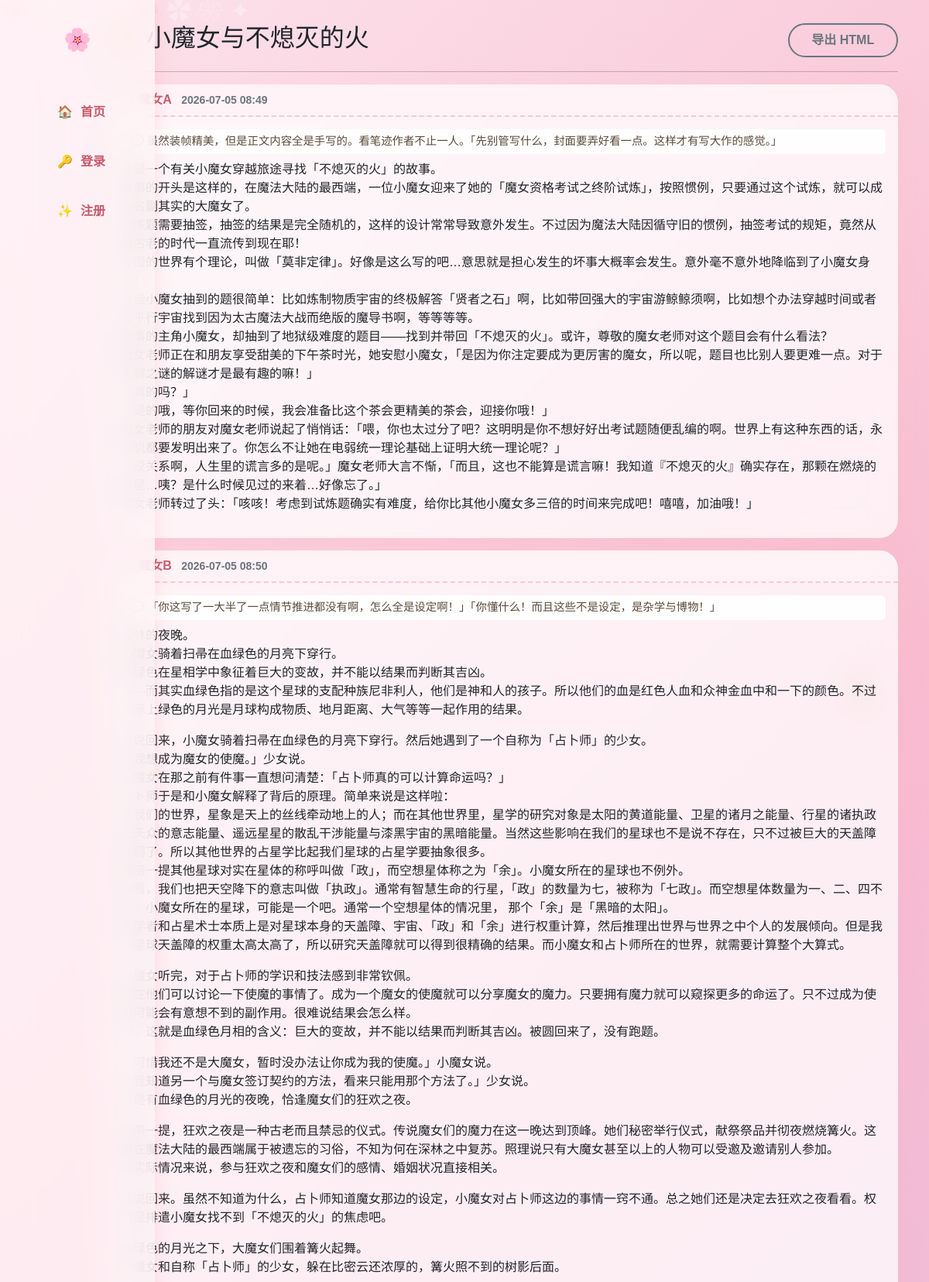
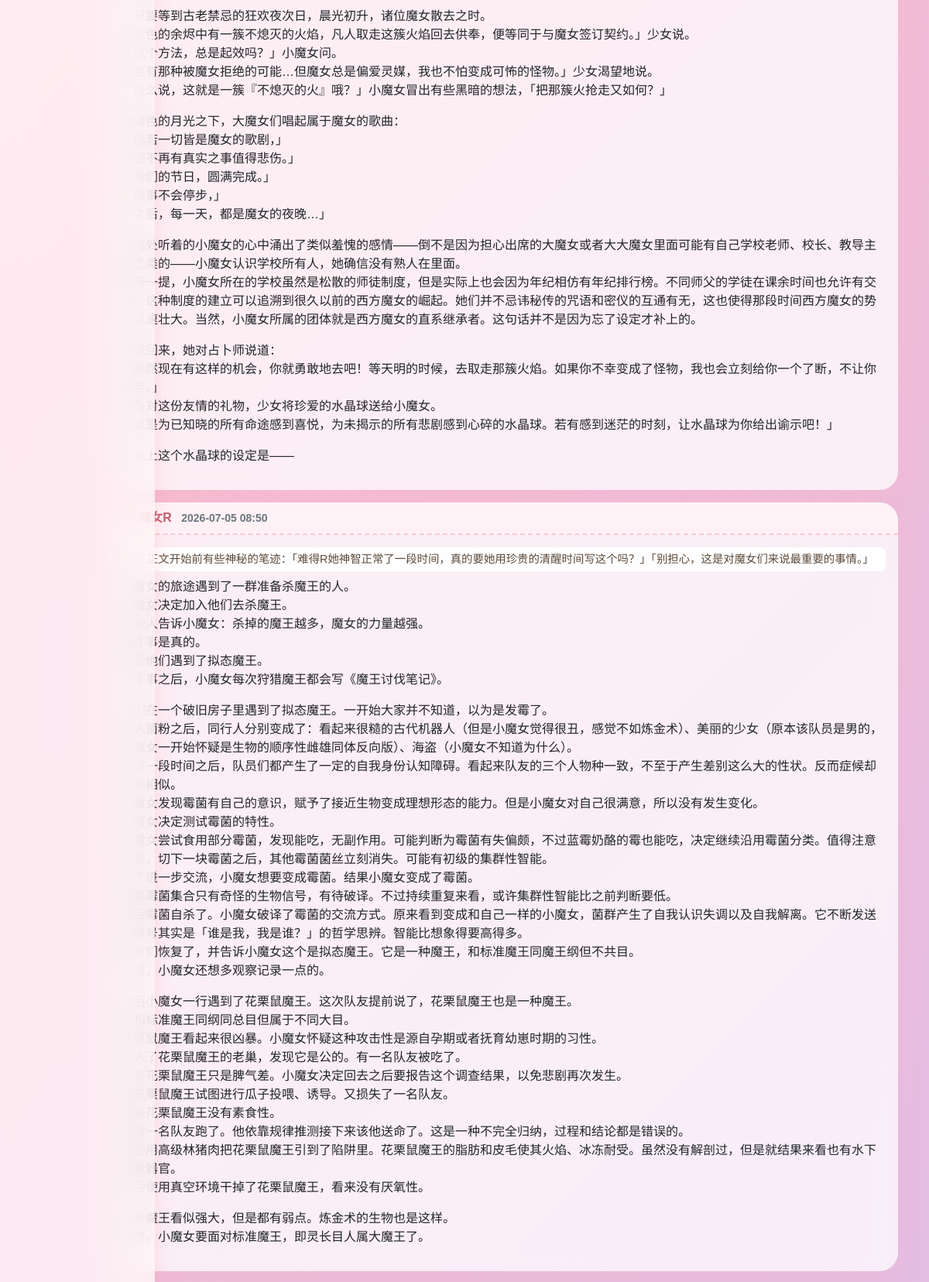
The page /story/2 (upper part) on the database its author committed (2 pictures, top to bottom).
### models.py (models this page shows)
class Story(db.Model):
    id = db.Column(db.Integer, primary_key=True)
    title = db.Column(db.String(200), nullable=False)
    status = db.Column(db.String(20), default='ongoing')
    created_at = db.Column(db.DateTime, default=datetime.utcnow)
    creator_id = db.Column(db.Integer, db.ForeignKey('user.id'))
    creator = db.relationship('User', backref='created_stories')
    entries = db.relationship('Entry', backref='story', lazy=True, order_by='Entry.created_at')

class Entry(db.Model):
    id = db.Column(db.Integer, primary_key=True)
    content = db.Column(db.Text, nullable=False)
    note = db.Column(db.Text, nullable=True)
    created_at = db.Column(db.DateTime, default=datetime.utcnow)
    user_id = db.Column(db.Integer, db.ForeignKey('user.id'))
    story_id = db.Column(db.Integer, db.ForeignKey('story.id'))

class User(UserMixin, db.Model):
    id = db.Column(db.Integer, primary_key=True)
    username = db.Column(db.String(50), unique=True, nullable=False)
    password = db.Column(db.String(100), nullable=False)
    is_admin = db.Column(db.Boolean, default=False)
    entries = db.relationship('Entry', backref='author', lazy=True)

### app.py (the view, shortened to what this page needs)
@app.route('/story/<int:story_id>', methods=['GET', 'POST'])
def story_detail(story_id):
    story = Story.query.get_or_404(story_id)
    entries = story.entries
    last_entry = entries[-1] if entries else None
    can_chain = True
    if last_entry and current_user.is_authenticated:
        if last_entry.user_id == current_user.id:
            can_chain = False
    if story.status == 'finished':
        can_chain = False
    return render_template('story_detail.html',
                           story=story, entries=entries,
                           can_chain=can_chain)

### app.py (called while the page is built)
@app.template_filter('markdown')
def render_markdown(text):
    return Markup(md_lib.markdown(text, extensions=['extra', 'nl2br']))

### templates/story_detail.html (shortened to what this page needs)
{% extends "base.html" %}
{% block content %}
<div class="d-flex justify-content-between">
  <h2>📜 {{ story.title }}</h2>
  <div>
    <a href="/story/{{ story.id }}/export" class="btn btn-outline-secondary">导出 HTML</a>
  </div>
</div>
<hr>
{% for entry in entries %}
<div class="card mb-3">
  <div class="card-header d-flex justify-content-between align-items-center">
    <div>
      <strong>#{{ loop.index }} {{ entry.author.username }}</strong>
      <small class="text-muted ms-2">{{ entry.created_at.strftime('%Y-%m-%d %H:%M') }}</small>
    </div>
  </div>
  <div class="card-body">
      {% if entry.note %}
      <div class="alert alert-light py-1 px-2 mb-2" style="border-left: 4px solid #b45f3a; font-size: 0.9em; color: #5c4a3a;">
          💬 {{ entry.note }}
      </div>
      {% endif %}
      {{ entry.content|markdown }}
  </div>
</div>
{% endfor %}
{% endblock %}

### templates/base.html (shortened to what this page needs)
<!DOCTYPE html>
<html lang="zh">
<head>
    <link href="https://cdn.bootcdn.net/ajax/libs/twitter-bootstrap/5.2.0/css/bootstrap.min.css" rel="stylesheet">
    <link rel="stylesheet" href="https://cdnjs.cloudflare.com/ajax/libs/animate.css/4.1.1/animate.min.css"/>
</head>
<body>
    <div class="floating-emoji" style="top: 15%; right: 5%;">🧸</div>
    <div class="sidenav">
        <div class="brand">🌸</div>
        <a href="/"><span>🏠</span> <span>首页</span></a>
        {% if current_user.is_authenticated %}
            <a href="/story/create"><span>✏️</span> <span>新故事</span></a>
            <a href="/logout"><span>🚪</span> <span>退出</span></a>
            <div class="nav-item" style="margin-top: auto; color: #d47a8c;"><span>👤</span> <span>{{ current_user.username }}</span></div>
        {% else %}
            <a href="/login"><span>🔑</span> <span>登录</span></a>
            <a href="/register"><span>✨</span> <span>注册</span></a>
        {% endif %}
    </div>
    <div class="main-content">
        {% block content %}{% endblock %}
    </div>
</body>
</html>

### templates/base.html (style rules this page uses)
:root { --pink-100: #fff0f5; --pink-200: #ffe4ec; --pink-300: #ffb6c1; --pink-400: #ff8da1; --purple-100: #f3e8ff; --purple-200: #e9d5ff; --shadow-soft: 0 8px 30px rgba(255, 182, 193, 0.25); --shadow-hover: 0 12px 40px rgba(255, 160, 180, 0.4); --radius-lg: 24px; --radius-md: 16px; --radius-sm: 12px; }
* { margin: 0; padding: 0; box-sizing: border-box; }
body { font-family: "Nunito", "PingFang SC", "Microsoft YaHei", sans-serif; background: linear-gradient(135deg, #fce4ec 0%, #f8bbd0 30%, #e1bee7 70%, #f3e5f5 100%); background-attachment: fixed; min-height: 100vh; overflow-x: hidden; }
body::before { content: "🌸 ✿ ❀ ✦ 🌸 ✿ ❀ ✦"; position: fixed; top: -10px; left: 0; width: 100%; font-size: 2rem; color: rgba(255,255,255,0.3); white-space: nowrap; pointer-events: none; z-index: 0; animation: floatText 20s linear infinite; }
.sidenav { position: fixed; left: 0; top: 0; height: 100%; width: 80px; background: rgba(255, 245, 248, 0.8); backdrop-filter: blur(20px); box-shadow: 4px 0 20px rgba(255, 150, 170, 0.2); display: flex; flex-direction: column; align-items: center; padding-top: 30px; z-index: 999; transition: width 0.3s ease; }
.sidenav a, .sidenav .nav-item { width: 100%; display: flex; align-items: center; justify-content: center; padding: 15px 0; color: #c45b6c; text-decoration: none; font-weight: 700; border-radius: 0 30px 30px 0; margin: 5px 0; transition: all 0.2s; white-space: nowrap; overflow: hidden; }
.sidenav a span, .sidenav .nav-item span { display: none; margin-left: 10px; }
.sidenav .brand { font-size: 1.8rem; margin-bottom: 40px; font-weight: 800; color: #d47a8c; }
.main-content { margin-left: 100px; padding: 30px 40px; position: relative; z-index: 1; min-height: 100vh; animation: fadeInUp 0.6s ease; }
.card { border: none; border-radius: var(--radius-lg); background: rgba(255, 255, 255, 0.75); backdrop-filter: blur(15px); box-shadow: var(--shadow-soft); transition: all 0.3s cubic-bezier(0.25, 0.8, 0.25, 1.2); margin-bottom: 25px; }
.card-header { background: rgba(255, 240, 245, 0.8); border-bottom: 2px dashed #fcc8d0; border-radius: var(--radius-lg) var(--radius-lg) 0 0 !important; font-weight: 700; color: #c45b6c; backdrop-filter: blur(5px); }
.btn { border-radius: 30px; font-weight: 700; padding: 0.5rem 1.8rem; position: relative; overflow: hidden; transition: all 0.2s; }
.btn::after { content: ""; position: absolute; top: 50%; left: 50%; width: 5px; height: 5px; background: rgba(255, 255, 255, 0.7); opacity: 0; border-radius: 100%; transform: scale(1, 1) translate(-50%, -50%); transform-origin: 50% 50%; }
.btn-outline-secondary, .btn-outline-warning, .btn-outline-danger, .btn-outline-info { background: transparent; border: 2px solid; backdrop-filter: blur(5px); }
.floating-emoji { position: fixed; font-size: 3rem; opacity: 0.25; z-index: 0; pointer-events: none; }

### rows shown on the page
Story: title "小魔女与不熄灭的火"
Entry: author.username "魔女A", created_at "2026-07-05 08:49", note "虽然装帧精美，但是正文内容全是手写的。看笔迹作者不止一人。「先别管写什么，封面要弄好看一点。这样才有写大作的感觉。」", content "这是一个有关小魔女穿越旅途寻找「不熄灭的火」的故事。 故事的开头是这样的，在魔法大陆的最西端，一位小魔女迎来了她的「魔女资格考试之终阶试炼」，按照惯例，只要通过这个试炼，就可以成为名副其实的大魔女了。 试炼题需要抽签，抽签的结果是完全随机的，这样的设计常常导致意外发生。不过因为魔法大陆因循守旧的惯例，抽签考试的规矩，竟然从最古老的时代一直流传到现在耶！ 外面的世界有个理论，叫做「莫非定律」。好像是这么写的吧…意思就是担心发生的坏事大概率会发生。意外毫不意外地降临到了小魔女身上！ 有些小魔女抽到的题很简单：比如炼制物质宇宙的终极解答「贤者之石」啊，比如带回强大的宇宙游鲸鲸须啊，比如想个办法穿越时间或者去平行宇宙找到因为太古魔法大战而绝版的魔导书啊，等等等等。 故事的主角小魔女，却抽到了地狱级难度的题目——找到并带回「不熄灭的火」。或许，尊敬的魔女老师对这个题目会有什么看法？ 魔女老师正在和朋友享受甜美的下午茶时光，她安慰小魔女，「是因为你注定要成为更厉害的魔女，所以呢，题目也比别人要更难一点。对于未解之谜的解谜才是最有趣的嘛！」 「真的吗？」 「是的哦，等你回来的时候，我会准备比这个茶会更精美的茶会，迎接你哦！」 魔女老师的朋友对魔女老师说起了悄悄话：「喂，你也太过分了吧？这明明是你不想好好出考试题随便乱编的啊。世界上有这种东西的话，永动机都要发明出来了。你怎么不让她在电弱统一理论基础上证明大统一理论呢？」 「没关系啊，人生里的谎言多的是呢。」魔女老师大言不惭，「而且，这也不能算是谎言嘛！我知道『不熄灭的火』确实存在，那颗在燃烧的星星…咦？是什么时候见过的来着…好像忘了。」…"
Entry: author.username "魔女B", created_at "2026-07-05 08:50", note "「你这写了一大半了一点情节推进都没有啊，怎么全是设定啊！」「你懂什么！而且这些不是设定，是杂学与博物！」", content "深林的夜晚。 小魔女骑着扫帚在血绿色的月亮下穿行。 血绿色在星相学中象征着巨大的变故，并不能以结果而判断其吉凶。 ——而其实血绿色指的是这个星球的支配种族尼非利人，他们是神和人的孩子。所以他们的血是红色人血和众神金血中和一下的颜色。不过实际上绿色的月光是月球构成物质、地月距离、大气等等一起作用的结果。 话说回来，小魔女骑着扫帚在血绿色的月亮下穿行。然后她遇到了一个自称为「占卜师」的少女。 「我想成为魔女的使魔。」少女说。 小魔女在那之前有件事一直想问清楚：「占卜师真的可以计算命运吗？」 占卜师于是和小魔女解释了背后的原理。简单来说是这样啦： 在我们的世界，星象是天上的丝线牵动地上的人；而在其他世界里，星学的研究对象是太阳的黄道能量、卫星的诸月之能量、行星的诸执政与天众的意志能量、遥远星星的散乱干涉能量与漆黑宇宙的黑暗能量。当然这些影响在我们的星球也不是说不存在，只不过被巨大的天盖障削弱了。所以其他世界的占星学比起我们星球的占星学要抽象很多。 顺带一提其他星球对实在星体的称呼叫做「政」，而空想星体称之为「余」。小魔女所在的星球也不例外。 你看，我们也把天空降下的意志叫做「执政」。通常有智慧生命的行星，「政」的数量为七，被称为「七政」。而空想星体数量为一、二、四不等。小魔女所在的星球，可能是一个吧。通常一个空想星体的情况里， 那个「余」是「黑暗的太阳」。…"
Entry: author.username "魔女R", created_at "2026-07-05 08:50", note "正文开始前有些神秘的笔迹：「难得R她神智正常了一段时间，真的要她用珍贵的清醒时间写这个吗？」「别担心，这是对魔女们来说最重要的事情。」", content "小魔女的旅途遇到了一群准备杀魔王的人。 小魔女决定加入他们去杀魔王。 那些人告诉小魔女：杀掉的魔王越多，魔女的力量越强。 这件事是真的。 然后他们遇到了拟态魔王。 这件事之后，小魔女每次狩猎魔王都会写《魔王讨伐笔记》。 他们在一个破旧房子里遇到了拟态魔王。一开始大家并不知道，以为是发霉了。 吸入菌粉之后，同行人分别变成了：看起来很糙的古代机器人（但是小魔女觉得很丑，感觉不如炼金术）、美丽的少女（原本该队员是男的，小魔女一开始怀疑是生物的顺序性雌雄同体反向版）、海盗（小魔女不知道为什么）。 经过一段时间之后，队员们都产生了一定的自我身份认知障碍。看起来队友的三个人物种一致，不至于产生差别这么大的性状。反而症候却比较相似。 小魔女发现霉菌有自己的意识，赋予了接近生物变成理想形态的能力。但是小魔女对自己很满意，所以没有发生变化。 小魔女决定测试霉菌的特性。 小魔女尝试食用部分霉菌，发现能吃，无副作用。可能判断为霉菌有失偏颇，不过蓝霉奶酪的霉也能吃，决定继续沿用霉菌分类。值得注意的是，切下一块霉菌之后，其他霉菌菌丝立刻消失。可能有初级的集群性智能。 为了进一步交流，小魔女想要变成霉菌。结果小魔女变成了霉菌。 结果霉菌集合只有奇怪的生物信号，有待破译。不过持续重复来看，或许集群性智能比之前判断要低。 最后霉菌自杀了。小魔女破译了霉菌的交流方式。原来看到变成和自己一样的小魔女，菌群产生了自我认识失调以及自我解离。它不断发送的信号其实是「谁是我，我是谁？」的哲学思辨。智能比想象得要高得多。 队友们恢复了，并告诉小魔女这个是拟态魔王。它是一种魔王，和标准魔王同魔王纲但不共目。…"
